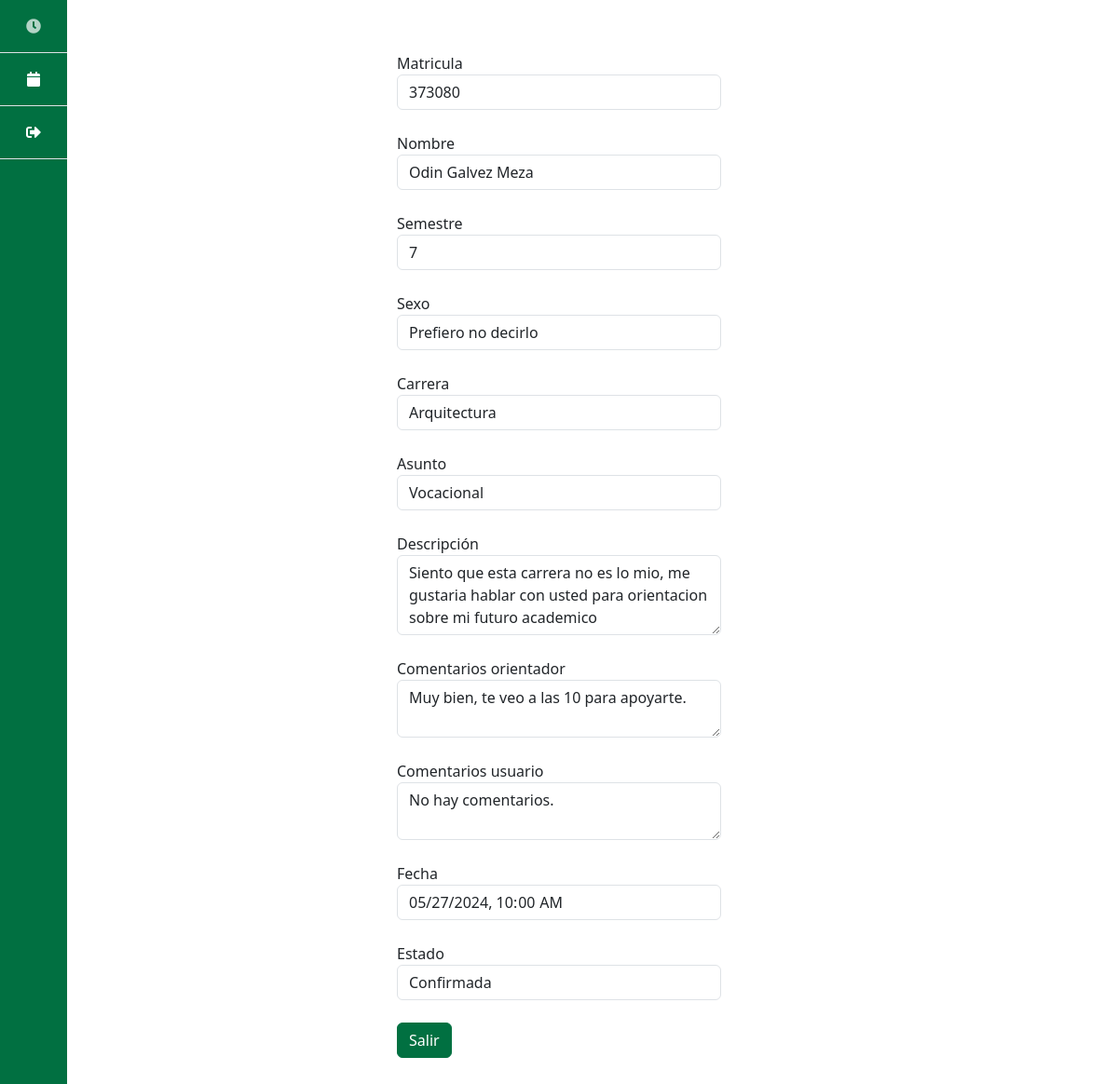
Screenshot of /citas/55 (signed in) with the database file from the repository.
### paginas/models.py (models this page shows, shortened)
class Cita(models.Model):
    PENDIENTE = 'Pendiente'
    CONFIRMADA = 'Confirmada'
    DECLINADA = 'Declinada'
    ESTADOS_CITA = [
        (PENDIENTE, 'Pendiente'),
        (CONFIRMADA, 'Confirmada'),
        (DECLINADA, 'Declinada'),
    ]
    HOMBRE = 'Hombre'
    MUJER = 'Mujer'
    PREFIERO_NO_DECIRLO = 'Prefiero no decirlo'
    GENERO = [
        (HOMBRE, 'Hombre'),
        (MUJER, 'Mujer'),
        (PREFIERO_NO_DECIRLO, 'Prefiero no decirlo'),
    ]
    INGENIERIA_CIVIL = 'Ingenieria Civil'
    INGENIERIA_ELECTRONICA = 'Ingenieria en Electronica'
    INGENIERIA_COMPUTACION = 'Ingenieria en Computacion'
    INGENIERIA_INDUSTRIAL = 'Ingenieria Industrial'
    INGENIERIA_NANOTECNOLOGIA = 'Ingenieria en Nanatecnologia'
    INGENIERIA_SOFTWARE = 'Ingenieria en Software'
    BIOINGENIERIA = 'Bioingenieria'
    ARQUITECTURA = 'Arquitectura'
    CARRERAS = [
        (INGENIERIA_CIVIL,  'Ingenieria Civil'),
        (INGENIERIA_ELECTRONICA,  'Ingenieria en Electronica'),
        (INGENIERIA_COMPUTACION,  'Ingenieria en Computacion'),
        (INGENIERIA_INDUSTRIAL,  'Ingenieria Industrial'),
        (INGENIERIA_NANOTECNOLOGIA,  'Ingenieria en Nanotecnologia'),
        (INGENIERIA_SOFTWARE,  'Ingenieria en Software y Tecnologias Emergentes'),
        (BIOINGENIERIA,  'Bioingenieria'),
        (ARQUITECTURA,  'Arquitectura'),
    ]
    ACADEMICA = 'Academica'
    PERSONAL = 'Personal'
    VOCACIONAL = 'Vocacional'
    BAJA = 'Baja'
    PSICOLOGICA = 'Psicologica'
    ASUNTOS = [
        (ACADEMICA, 'Academica'),
        (PERSONAL, 'Personal'),
        (VOCACIONAL, 'Vocacional'),
        (BAJA, 'Baja'),
        (PSICOLOGICA, 'Psicologica'),
    ]
    PRIMERO = '1'
    SEGUNDO = '2'
    TERCERO = '3'
    CUARTO = '4'
    QUINTO = '5'
    SEXTO = '6'
    SEPTIMO = '7'
    OCTAVO = '8'
    NOVENO = '9'
    SEMESTRES = [
        (PRIMERO, '1'),
        (SEGUNDO, '2'),
        (TERCERO, '3'),
        (CUARTO, '4'),
        (QUINTO, '5'),
        (SEXTO, '6'),
        (SEPTIMO, '7'),
        (OCTAVO, '8'),
        (NOVENO, '9'),
    ]
    matricula = models.CharField(max_length=8)
    apellido_paterno = models.CharField(max_length=20)
    apellido_materno = models.CharField(max_length=20)
    nombre = models.CharField(max_length=40)
    descripcion = models.TextField(max_length=200)
    fecha = models.DateTimeField()
    semestre = models.CharField(
        max_length=2,
        choices=SEMESTRES,
        default=PRIMERO
    )
    comentarios_orientador = models.TextField(
        max_length=200,
        default="No hay comentarios."
    )
    comentarios_usuario = models.TextField(
        max_length=200,
        default="No hay comentarios."
    )
    sexo = models.CharField(
        max_length=20,
        choices=GENERO,
        default=PREFIERO_NO_DECIRLO,
    )
    estado = models.CharField(
        max_length=11,
        choices=ESTADOS_CITA,
        default=PENDIENTE,
    )
    carrera = models.CharField(
        max_length=50,
        choices=CARRERAS,
        default=INGENIERIA_SOFTWARE
    )
    asunto = models.CharField(
        max_length=50,
        choices=ASUNTOS,
        default=ACADEMICA
    )
    solicitada = models.DateTimeField(auto_now_add=True)
    user = models.ForeignKey(User, on_delete=models.CASCADE)

### paginas/views.py (the view, shortened to what this page needs)
# urls.py: path('citas/<int:id_cita>', views.detalle_cita, name = 'detalle_cita'),
def detalle_cita(request, id_cita):
    if request.user.is_staff:
        if request.method == "GET":
            cita = get_object_or_404(Cita, pk=id_cita)
            form = FormularioCita(instance=cita)
            return render(request, 'detalle_cita.html', {'cita': cita, 'form': form})

### paginas/forms.py
class FormularioCita(ModelForm):
    fecha = StringModelChoiceField(
        queryset=Horario.objects.filter(estado="disponible"),
        to_field_name='inicio',
    )
    class Meta:
        model = Cita
        fields = ['matricula', 'apellido_paterno', 'apellido_materno', 'nombre', 'sexo', 'semestre', 'carrera',
                  'asunto', 'descripcion', 'fecha', 'estado', 'comentarios_orientador', 'comentarios_usuario']
        widgets = {
            'descripcion': forms.Textarea,
            'sexo': forms.Select(choices=Cita.GENERO),
            'carrera': forms.Select(choices=Cita.CARRERAS),
            'asunto': forms.Select(choices=Cita.ASUNTOS),
            'semestre': forms.Select(choices=Cita.SEMESTRES),
            'fecha': forms.DateTimeInput(format='%Y-%m-%d %H:%M:%S', attrs={'type': 'datetime-local'}),
        }

### paginas/templates/detalle_cita.html (shortened to what this page needs)
{% extends 'base.html' %}
{% block content %}
{% load widget_tweaks %}
<div class="container pt-3 pb-5">
  <div class="row justify-content-center">
    <div class="col-md-4">
        <form method="POST" class="mb-4 gap-2">
          <div class="form-group mb-4">
            <label>Matricula</label>
            <input type="text" class="form-control" value="{{ form.matricula.value }}" readonly>
          </div>
          <div class="form-group mb-4">
            <label>Nombre</label>
            <input type="text" class="form-control" value="{{ form.nombre.value }} {{ form.apellido_paterno.value }} {{ form.apellido_materno.value }}" readonly>
          </div>
          <div class="form-group mb-4">
            <label>Semestre</label>
            <input type="text" class="form-control" value="{{ form.semestre.value }}" readonly>
          </div>
          <div class="form-group mb-4">
            <label>Sexo</label>
            <input type="text" class="form-control" value="{{ form.sexo.value }}" readonly>
          </div>
          <div class="form-group mb-4">
            <label>Carrera</label>
            <input type="text" class="form-control" value="{{ form.carrera.value }}" readonly>
          </div>
          <div class="form-group mb-4">
            <label>Asunto</label>
            <input type="text" class="form-control" value="{{ form.asunto.value }}" readonly>
          </div>
          <div class="form-group mb-4">
            <label>Descripción</label>
            <textarea class="form-control" rows="3" readonly>{{ form.descripcion.value }}</textarea>
          </div>
          {% if form.estado.value == 'Declinada' or form.estado.value == 'Confirmada' %}
            <div class="form-group mb-4">
              <label>Comentarios orientador</label>
              <textarea class="form-control" readonly>{{ form.comentarios_orientador.value }}</textarea>
            </div>
            <div class="form-group mb-4">
              <label>Comentarios usuario</label>
              <textarea class="form-control" readonly>{{ form.comentarios_usuario.value }}</textarea>
            </div>
            <div class="form-group mb-4">
              <label>Fecha</label>
              <input type="datetime-local" class="form-control" value="{{ form.fecha.value|date:'Y-m-d H:i:s' }}" readonly>
            </div>
            <div class="form-group mb-4">
              <label>Estado</label>
              <input type="text" class="form-control" value="{{ form.estado.value }}" readonly>
            </div>
            <button type="submit" name="action" value="salir" class="btn btn-primary">Salir</button>
          {% endif %}
        </form>
    </div>
  </div>
</div>
{% endblock %}

### paginas/static/css/styles.css (style rules this page uses)
:root { --bs-primary: #017041; --bs-secondary: #f1a730; }
body .btn-primary { background-color: var(--bs-primary) !important; border-color: var(--bs-primary) !important; }

### rows the page displays
Cita: matricula.value "373080", nombre.value "Odin Galvez Meza", sexo.value "Prefiero no decirlo", carrera.value "Arquitectura", asunto.value "Vocacional", descripcion.value "Siento que esta carrera no es lo mio, me gustaria hablar con usted para orientacion sobre mi futuro academico", comentarios_orientador.value "Muy bien, te veo a las 10 para apoyarte.", comentarios_usuario.value "No hay comentarios.", fecha.value "05/27/2024 10:00", estado.value "Confirmada"
